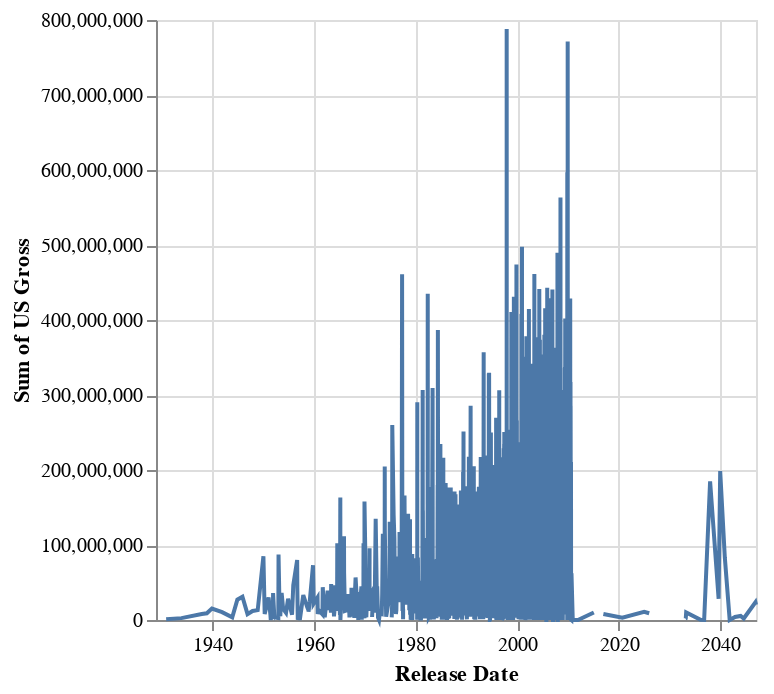

The notebook cell this image was saved under:
### Code cell
movies_gross = movies[['US Gross', 'Release Date']]
movies_gross.head()


alt.Chart(movies_gross).mark_line().encode(
    alt.X('Release Date:T'),
    alt.Y('sum(US Gross):Q', sort=alt.EncodingSortField(
        op='median', order='descending')
    )
)

### Figure 1 — Vega-Lite specification as saved in the notebook (floating-point values rounded to 4 significant figures; data arrays with more than 128 entries replaced by an {"elided": "..."} marker saying what was removed)
{"config": {"view": {"continuousWidth": 300, "continuousHeight": 300}}, "data": {"name": "data-53fd66b0f4df9623e45a9cb4b38d455a"}, "mark": {"type": "line"}, "encoding": {"x": {"field": "Release Date", "type": "temporal"}, "y": {"aggregate": "sum", "field": "US Gross", "sort": {"op": "median", "order": "descending"}, "type": "quantitative"}}, "$schema": "https://vega.github.io/schema/vega-lite/v5.20.1.json", "datasets": {"data-53fd66b0f4df9623e45a9cb4b38d455a": {"elided": "3201 records"}}}
